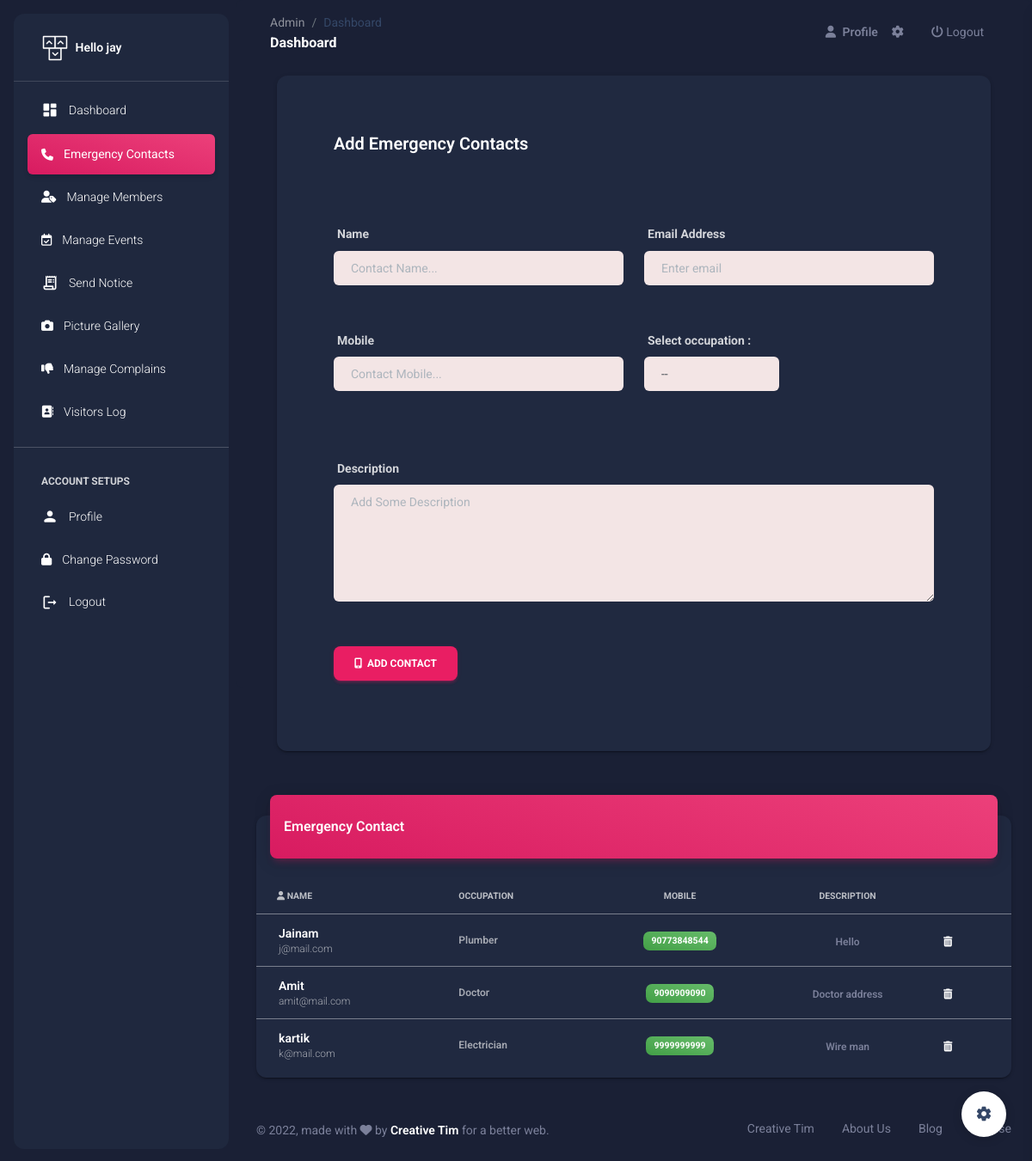
Screenshot of /Sec/emergency/ (signed in) with the database file from the repository.
### SecApp/models.py (models this page shows, shortened)
class SecUser(models.Model):
    name = models.CharField(max_length=50)
    email = models.EmailField(unique=True)
    mobile = models.CharField(max_length=15)
    password = models.CharField(max_length=50)
    pic = models.FileField(upload_to='Profile',default='avatar.png')
    setting = models.BooleanField(default=False)

class Emergency(models.Model):
    cate_choice = (
        ('Doctor','Doctor'),
        ('Plumber','Plumber'),
        ('Electrician','Electrician'),
        ('Cate','Cate'),
    )
    uid = models.ForeignKey(SecUser,on_delete=models.CASCADE)
    name = models.CharField(max_length=50)
    mobile = models.CharField(max_length=13)
    email = models.EmailField()
    occupation = models.CharField(max_length=50,choices=cate_choice)
    des = models.TextField()

### SecApp/views.py (the view, shortened to what this page needs)
# urls.py: path('emergency/',views.emergency,name='emergency'),
def emergency(request):
    uid = SecUser.objects.get(email = request.session['email'])
    contacts = Emergency.objects.all()[::-1]
    return render(request,'emergency.html',{'uid':uid,'contacts':contacts})

### SecApp/templates/emergency.html (shortened to what this page needs)
{% extends 'sec-header.html' %}
{% load static %}
{% block emergency %}
<li class="nav-item">
  <a class="nav-link text-white  active bg-gradient-primary" href="">
    <div class="text-white text-center me-2 d-flex align-items-center justify-content-center">
      <i class="fa fa-phone"></i>
    </div>
    <span class="nav-link-text ms-1">Emergency Contacts</span>
  </a>
</li>
{% endblock %}
{% block content %}
<br><br><br>
<div class="container-fluid px-2 px-md-4">
    <div class="card card-body mx-3 mx-md-4 mt-n6">
      <div class="row gx-4 mb-2">
        <div class="col-auto my-auto">
          <div class="h-100">
            <h5 class="mb-1" style="margin-left: 50px; margin-top: 50px;">
              Add Emergency Contacts
            </h5>
          </div>
        </div>
      </div>
      <div style="margin: 50px;">
      <form action="{% url 'emergency' %}" method="POST">
        <div class="row">
            <div class="form-group col-6">
                <label for="exampleInputPassword1"><b>Name</b></label>
                <input type="text" class="form-control" style="background-color: rgb(243, 229, 229); padding-left: 20px;" name="name" id="exampleInputPassword1" placeholder="Contact Name..." required>
            </div>
            <div class="form-group col-6">
                <label for="exampleInputEmail1"><b>Email Address</b></label>
                <input type="email" name="email"  class="form-control" id="exampleInputEmail1" style="background-color: rgb(243, 229, 229); padding-left: 20px;" aria-describedby="emailHelp" required placeholder="Enter email">
            </div>
        </div><br><br>
        <div class="row">
            <div class="form-group col-6">
                <label for="exampleInputPassword1"><b>Mobile</b></label>
                <input type="text" class="form-control"  style="background-color: rgb(243, 229, 229); padding-left: 20px;" name="mobile" id="exampleInputPassword1" placeholder="Contact Mobile..." required>
            </div>
            <div class="form-group col-3">
                <label for="exampleInputEmail1"><b>Select occupation : </b></label>
                <select name="occupation" style="background-color: rgb(243, 229, 229); padding-left: 20px;" class="form-control" id=""  required>
                  <option value="" selected>--</option>
                </select>
              </div>
        </div><br><br><br>
        <div class="row">
          <div class="form-group col-12">
              <label for="exampleInputPassword1"><b>Description</b></label>
              <textarea name="des" class="form-control" placeholder="Add Some Description" style="background-color: rgb(243, 229, 229); padding-left: 20px;" id="" cols="30" rows="5" required></textarea>
          </div>
      </div><br><br>
        <button type="submit" class="btn btn-primary"><i class="fa fa-mobile"></i> &nbsp;Add Contact</button>
      </form>
    </div>
    </div>
    <br><br>
  <div class="row">
    <div class="col-12">
      <div class="card my-4">
        <div class="card-header p-0 position-relative mt-n4 mx-3 z-index-2">
          <div class="bg-gradient-primary shadow-primary border-radius-lg pt-4 pb-3">
            <h6 class="text-white text-capitalize ps-3">Emergency Contact</h6>
          </div>
        </div>
        <div class="card-body px-0 pb-2">
          <div class="table-responsive p-0">
            <table class="table align-items-center mb-0">
              <thead>
                <tr>
                  <th class="text-uppercase text-secondary text-xxs font-weight-bolder opacity-7 Center"><i class="fa fa-user"></i> Name</th>
                  <th class="text-uppercase text-secondary text-xxs font-weight-bolder opacity-7 ps-2">Occupation</th>
                  <th class="text-center text-uppercase text-secondary text-xxs font-weight-bolder opacity-7">Mobile</th>
                  <th class="text-center text-uppercase text-secondary text-xxs font-weight-bolder opacity-7">Description</th>
                  <th class="text-secondary opacity-7"></th>
                </tr>
              </thead>
              <tbody>
                {% for one in contacts %}
                <tr>
                  <td>
                    <div class="d-flex px-2 py-1">
                      <div class="d-flex flex-column justify-content-center" style="margin-left: 10px;">
                        <h6 class="mb-0 text-sm">{{one.name}}</h6>
                        <a href="mailto:{{one.mail}}"><p class="text-xs text-secondary mb-0">{{one.email}}</p></a>
                      </div>
                    </div>
                  </td>
                  <td>
                    <p class="text-xs font-weight-bold mb-0">{{one.occupation}}</p>
                  </td>
                  <td class="align-middle text-center text-sm">
                    <a href="tel:{{one.mobile}}"><span class="badge badge-sm bg-gradient-success">{{one.mobile}}</span></a>
                  </td>
                  <td class="align-middle text-center">
                    <span class="text-secondary text-xs font-weight-bold">{{one.des}}</span>
                  </td>
                  <td class="align-middle">
                    <a href="{% url 'delete-emergency' one.id %}" class="text-secondary font-weight-bold text-xs" data-toggle="tooltip" data-original-title="Edit user">
                      <i class="fa fa-trash"></i>
                    </a>
                  </td>
                </tr>
                {% endfor %}
              </tbody>
            </table>
          </div>
        </div>
      </div>
    </div>
  </div>
  </div>
{% endblock %}

### SecApp/templates/sec-header.html (shortened to what this page needs)
{% load static %}
<!DOCTYPE html>
<html lang="en">
<head>
  <link href="{% static 'assets/css/nucleo-icons.css' %}" rel="stylesheet" />
  <link href="{% static 'assets/css/nucleo-svg.css' %}" rel="stylesheet" />
  <link id="pagestyle" href="{% static 'assets/css/material-dashboard.css' %}" rel="stylesheet" />
</head>
{% if uid.setting == False %}
<body class="g-sidenav-show  bg-gray-200">
{% else %}
<body class="g-sidenav-show  bg-gray-200 dark-version">
{% endif %}
  <aside class="sidenav navbar navbar-vertical navbar-expand-xs border-0 border-radius-xl my-3 fixed-start ms-3   bg-gradient-dark" id="sidenav-main">
    <div class="sidenav-header">
      <a class="navbar-brand m-0" href=" https://demos.creative-tim.com/material-dashboard/pages/dashboard " target="_blank">
        <img src="{% static 'assets/img/logo-ct.png' %}" class="navbar-brand-img h-100" alt="main_logo">
        <span class="ms-1 font-weight-bold text-white">Hello {{uid.name}}</span>
      </a>
    </div>
    <hr class="horizontal light mt-0 mb-2">
      <ul class="navbar-nav">
        {% block dashboard %}
        <li class="nav-item">
          <a class="nav-link text-white" href="{% url 'index' %}">
            <div class="text-white text-center me-2 d-flex align-items-center justify-content-center">
              <i class="material-icons opacity-10">dashboard</i>
            </div>
            <span class="nav-link-text ms-1">Dashboard</span>
          </a>
        </li>
        {% endblock %}
        {% block emergency %}{% endblock %}
        {% block add_member %}
        <li class="nav-item">
          <a class="nav-link text-white " href="{% url 'add-member' %}">
            <div class="text-white text-center me-2 d-flex align-items-center justify-content-center">
              <i class="fa fa-user-tag"></i>
            </div>
            <span class="nav-link-text ms-1">Manage Members</span>
          </a>
        </li>
        {% endblock %}
        {% block event %}
        <li class="nav-item">
          <a class="nav-link text-white " href="{% url 'add-event' %}">
            <div class="text-white text-center me-2 d-flex align-items-center justify-content-center">
              <i class="fa fa-calendar-check-o"></i>
            </div>
            <span class="nav-link-text ms-1">Manage Events</span>
          </a>
        </li>
        {% endblock %}
        {% block notice %}
        <li class="nav-item">
          <a class="nav-link text-white" href="{% url 'send-notice' %}">
            <div class="text-white text-center me-2 d-flex align-items-center justify-content-center">
              <i class="material-icons opacity-10">receipt_long</i>
            </div>
            <span class="nav-link-text ms-1">Send Notice</span>
          </a>
        </li>
        {% endblock %}
        {% block gallery %}
        <li class="nav-item">
          <a class="nav-link text-white " href="{% url 'gallery' %}">
            <div class="text-white text-center me-2 d-flex align-items-center justify-content-center">
              <i class="fas fa-camera"></i>
            </div>
            <span class="nav-link-text ms-1">Picture Gallery</span>
          </a>
        </li>
        {% endblock %}
        {% block complain %}
        <li class="nav-item">
          <a class="nav-link text-white " href="#">
            <div class="text-white text-center me-2 d-flex align-items-center justify-content-center">
              <i class="fa fa-thumbs-down"></i>
            </div>
            <span class="nav-link-text ms-1">Manage Complains</span>
          </a>
        </li>
        {% endblock %}
        <li class="nav-item">
          <a class="nav-link text-white " href="">
            <div class="text-white text-center me-2 d-flex align-items-center justify-content-center">
              <i class="fa fa-address-book"></i>
            </div>
            <span class="nav-link-text ms-1">Visitors Log</span>
          </a>
        </li>
        <hr>
        <li class="nav-item mt-3">
          <h6 class="ps-4 ms-2 text-uppercase text-xs text-white font-weight-bolder opacity-8">Account Setups</h6>
        </li>
        {% block profile %}
        <li class="nav-item">
          <a class="nav-link text-white " href="{% url 'profile' %}">
            <div class="text-white text-center me-2 d-flex align-items-center justify-content-center">
              <i class="material-icons opacity-10">person</i>
            </div>
            <span class="nav-link-text ms-1">Profile</span>
          </a>
        </li>
        {% endblock %}
        {% block password %}
        <li class="nav-item">
          <a class="nav-link text-white " href="{% url 'change-password' %}">
            <div class="text-white text-center me-2 d-flex align-items-center justify-content-center">
              <i class="fa fa-lock"></i>
            </div>
            <span class="nav-link-text ms-1">Change Password</span>
          </a>
        </li>
        {% endblock %}
        <li class="nav-item">
          <a class="nav-link text-white " href="{% url 'logout' %}">
            <div class="text-white text-center me-2 d-flex align-items-center justify-content-center">
              <i class="material-icons">logout</i>
            </div>
            <span class="nav-link-text ms-1">Logout</span>
          </a>
        </li>
      </ul>
  </aside>
  <main class="main-content position-relative max-height-vh-100 h-100 border-radius-lg ">
    <nav class="navbar navbar-main navbar-expand-lg px-0 mx-4 shadow-none border-radius-xl" id="navbarBlur" navbar-scroll="true">
      <div class="container-fluid py-1 px-3">
        <nav aria-label="breadcrumb">
          <ol class="breadcrumb bg-transparent mb-0 pb-0 pt-1 px-0 me-sm-6 me-5">
            <li class="breadcrumb-item text-sm"><a class="opacity-5 text-dark" href="javascript:;">Admin</a></li>
            <li class="breadcrumb-item text-sm text-dark active" aria-current="page">Dashboard</li>
          </ol>
          <h6 class="font-weight-bolder mb-0">Dashboard</h6>
        </nav>
        <div class="collapse navbar-collapse mt-sm-0 mt-2 me-md-0 me-sm-4" id="navbar">
          <ul class="navbar-nav  justify-content-end">
            <li class="nav-item d-flex align-items-center">
              <a href="{% url 'profile' %}" class="nav-link text-body font-weight-bold px-0">
                <i class="fa fa-user me-sm-1"></i>
                <span class="d-sm-inline d-none">Profile</span>
              </a>
            </li>
            <li class="nav-item px-3 d-flex align-items-center">
              <a href="javascript:;" class="nav-link text-body p-0">
                <i class="fa fa-cog fixed-plugin-button-nav cursor-pointer"></i>
              </a>
            </li>
            <li class="nav-item px-3 d-flex align-items-center">
                <a href="{% url 'logout' %}" class="nav-link text-body p-0">
                  <i class="fa fa-power-off"></i> Logout
                </a>
            </li>
          </ul>
        </div>
      </div>
    </nav>
{% block content %}
{% endblock %}
<footer class="footer py-4  ">
    <div class="container-fluid">
      <div class="row align-items-center justify-content-lg-between">
        <div class="col-lg-6 mb-lg-0 mb-4">
          <div class="copyright text-center text-sm text-muted text-lg-start">
            © ,
            made with <i class="fa fa-heart"></i> by
            <a href="" class="font-weight-bold" target="_blank">Creative Tim</a>
            for a better web.
          </div>
        </div>
        <div class="col-lg-6">
          <ul class="nav nav-footer justify-content-center justify-content-lg-end">
            <li class="nav-item">
              <a href="" class="nav-link text-muted">Creative Tim</a>
            </li>
            <li class="nav-item">
              <a href="" class="nav-link text-muted">About Us</a>
            </li>
            <li class="nav-item">
              <a href="" class="nav-link text-muted">Blog</a>
            </li>
            <li class="nav-item">
              <a href="" class="nav-link pe-0 text-muted">License</a>
            </li>
          </ul>
        </div>
      </div>
    </div>
  </footer>
</main>
<div class="fixed-plugin">
<a class="fixed-plugin-button text-dark position-fixed px-3 py-2">
  <i class="material-icons py-2">settings</i>
</a>
</div>
</body>
</html>

### rows the page displays
SecUser: name "jay"
Emergency: name "Jainam", email "j@mail.com", occupation "Plumber", mobile "90773848544", des "Hello"
Emergency: name "Amit", email "amit@mail.com", occupation "Doctor", mobile "9090909090", des "Doctor address"
Emergency: name "kartik", email "k@mail.com", occupation "Electrician", mobile "9999999999", des "Wire man"
